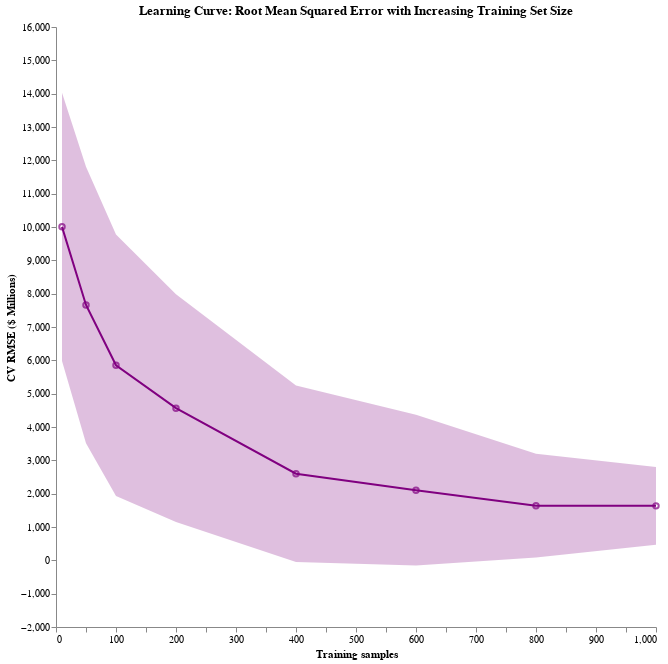

Notebook code cell kept with this figure:
### Markdown cell above
## Learning Curve
Finally, Let's now plot a learning curve to see if we are continually getting improvement with the larger and larger sample size using RMSE. So we are looking for a lower and lower value.

### Code cell
# Let's resetup everything incase we want to run this section independently
pre = ColumnTransformer([("cat", OneHotEncoder(handle_unknown="ignore"),
                          ['Sector','Exchange','Market Cap'])],
                        remainder="passthrough")
pipe = Pipeline([("pre", pre), ("model", gbr)])  # gbr from your best params

# pick our training sample sizes
train_sizes = [10,50,100,200,400,600,800,1000]

#Let's go vack to 10-fold CV for the learning curve as this is less compute
cv = KFold(n_splits=10, shuffle=True, random_state=random_state)

# Let's use the learning_curve function to get the data we need
ts, train_scores, test_scores = learning_curve(
    pipe, X_tr, y_tr['Revenue_2025Q2'],
    train_sizes=train_sizes,
    cv=cv,
    scoring="neg_root_mean_squared_error",
    shuffle=True, random_state=0, n_jobs=-1
)

# Make a dataframe
df = pd.DataFrame({
    "n_train": ts,
    "rmse_mean": -test_scores.mean(axis=1)/1_000_000,
    "rmse_std":  test_scores.std(axis=1, ddof=1)/1_000_000
})
# Calculate the low and high for the band
df["lo"] = df["rmse_mean"] - df["rmse_std"]
df["hi"] = df["rmse_mean"] + df["rmse_std"]

# Let's make a altair line + band chart for the final report
line = alt.Chart(df).mark_line(color='purple').encode(
    x=alt.X("n_train:Q", title="Training samples", axis=alt.Axis(grid=False)),
    y=alt.Y("rmse_mean:Q", title="CV RMSE ($ Millions)",axis=alt.Axis(grid=False))
)
band = alt.Chart(df).mark_area(color = 'purple', opacity=0.25).encode(
    x="n_train:Q", y="lo:Q", y2="hi:Q"
)
#Let's add the points too
pts = alt.Chart(df).mark_point(color='purple').encode(x="n_train:Q", y="rmse_mean:Q")

# Let's put them all together
(band + line + pts).configure_view(stroke=None).properties(height=600,width=600,title='Learning Curve: Root Mean Squared Error with Increasing Training Set Size')

### Figure 1 — Vega-Lite specification as saved in the notebook (floating-point values rounded to 4 significant figures)
{"config": {"view": {"continuousWidth": 300, "continuousHeight": 300, "stroke": null}}, "layer": [{"mark": {"type": "area", "color": "purple", "opacity": 0.25}, "encoding": {"x": {"field": "n_train", "type": "quantitative"}, "y": {"field": "lo", "type": "quantitative"}, "y2": {"field": "hi"}}}, {"mark": {"type": "line", "color": "purple"}, "encoding": {"x": {"axis": {"grid": false}, "field": "n_train", "title": "Training samples", "type": "quantitative"}, "y": {"axis": {"grid": false}, "field": "rmse_mean", "title": "CV RMSE ($ Millions)", "type": "quantitative"}}}, {"mark": {"type": "point", "color": "purple"}, "encoding": {"x": {"field": "n_train", "type": "quantitative"}, "y": {"field": "rmse_mean", "type": "quantitative"}}}], "data": {"name": "data-f29003a5bf353d7266e3eab69e9e6e89"}, "height": 600, "title": "Learning Curve: Root Mean Squared Error with Increasing Training Set Size", "width": 600, "$schema": "https://vega.github.io/schema/vega-lite/v5.20.1.json", "datasets": {"data-f29003a5bf353d7266e3eab69e9e6e89": [{"n_train": 10, "rmse_mean": 10000.0, "rmse_std": 4024.0, "lo": 5980.0, "hi": 14030.0}, {"n_train": 50, "rmse_mean": 7661.0, "rmse_std": 4149.0, "lo": 3513.0, "hi": 11810.0}, {"n_train": 100, "rmse_mean": 5852.0, "rmse_std": 3924.0, "lo": 1928.0, "hi": 9775.0}, {"n_train": 200, "rmse_mean": 4565.0, "rmse_std": 3415.0, "lo": 1150.0, "hi": 7980.0}, {"n_train": 400, "rmse_mean": 2600.0, "rmse_std": 2647.0, "lo": -47.02, "hi": 5247.0}, {"n_train": 600, "rmse_mean": 2104.0, "rmse_std": 2263.0, "lo": -158.5, "hi": 4367.0}, {"n_train": 800, "rmse_mean": 1640.0, "rmse_std": 1558.0, "lo": 82.75, "hi": 3198.0}, {"n_train": 1000, "rmse_mean": 1634.0, "rmse_std": 1169.0, "lo": 465.2, "hi": 2802.0}]}}
